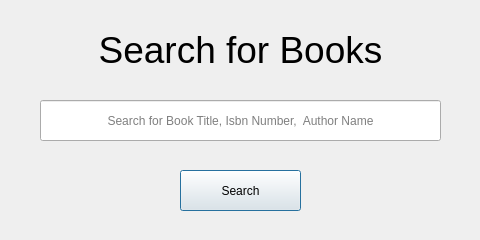
<?xml version="1.0" encoding="UTF-8"?>
<ui version="4.0">
 <class>searchbook</class>
 <widget class="QDialog" name="searchbook">
  <property name="windowModality">
   <enum>Qt::ApplicationModal</enum>
  </property>
  <property name="geometry">
   <rect>
    <x>0</x>
    <y>0</y>
    <width>480</width>
    <height>240</height>
   </rect>
  </property>
  <property name="windowTitle">
   <string>Dialog</string>
  </property>
  <widget class="QLabel" name="label">
   <property name="geometry">
    <rect>
     <x>0</x>
     <y>0</y>
     <width>481</width>
     <height>101</height>
    </rect>
   </property>
   <property name="text">
    <string>&lt;html&gt;&lt;head/&gt;&lt;body&gt;&lt;p align=&quot;center&quot;&gt;&lt;span style=&quot; font-size:28pt;&quot;&gt;Search for Books&lt;/span&gt;&lt;/p&gt;&lt;/body&gt;&lt;/html&gt;</string>
   </property>
  </widget>
  <widget class="QLineEdit" name="lineEdit">
   <property name="geometry">
    <rect>
     <x>40</x>
     <y>100</y>
     <width>401</width>
     <height>41</height>
    </rect>
   </property>
   <property name="alignment">
    <set>Qt::AlignCenter</set>
   </property>
   <property name="placeholderText">
    <string>Search for Book Title, Isbn Number,  Author Name</string>
   </property>
  </widget>
  <widget class="QPushButton" name="pushButton">
   <property name="geometry">
    <rect>
     <x>180</x>
     <y>170</y>
     <width>121</width>
     <height>41</height>
    </rect>
   </property>
   <property name="text">
    <string>Search</string>
   </property>
  </widget>
 </widget>
 <resources/>
 <connections/>
</ui>
